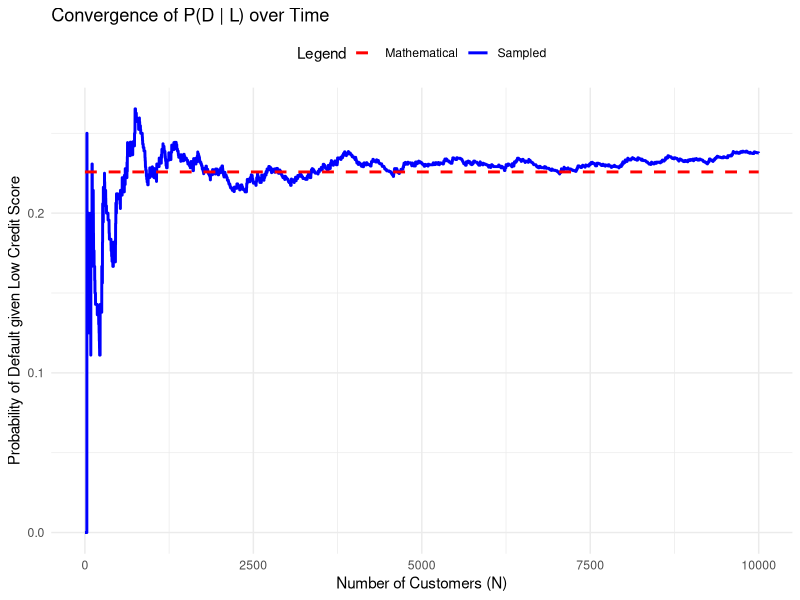

Write the R code that produced this figure.
## ---- chunk 1
P_D <- 0.04
P_ND <- 0.96
P_L_given_D <- 0.7
P_L_given_ND <- 0.1

#To calculate P_D_given_L we first need to calculate P_L
P_L <- P_L_given_D*P_D + P_L_given_ND*P_ND

#To find the P_D_given_L we use the Bayes' rule
P_D_given_L <- (P_L_given_D*P_D)/P_L

cat("Probability of Default given a Low Credit Score is", sprintf("%.2f%%", P_D_given_L * 100), "\n")

## ---- chunk 2
N <- 10000 # Defined 10000 customers
P_D <- 0.04
P_ND <- 0.96
P_L_given_D <- 0.7
P_L_given_ND <- 0.1 # Defined the given probabilities
## ---- chunk 3
customers <- data.frame(
  CustomerId = 1:N,
  Default = sample(c("D","ND"),N,replace = TRUE, prob = c(P_D,P_ND))
)
head(customers) #Ran the code just to see if the dataframe created is what I wanted
## ---- chunk 4
customers$Low_Credit_Score <- ifelse(customers$Default == "D",
                                  sample(c(TRUE,FALSE),N,replace=TRUE,
                                        prob = c(P_L_given_D, 1-P_L_given_D)),
                                  sample(c(TRUE,FALSE),N,replace = TRUE,
                                          prob = c(P_L_given_ND, 1-P_L_given_ND)))

head(customers) # Once again, to check what I have created
## ---- chunk 5
P_D_given_L_v2<-mean(customers$Low_Credit_Score == TRUE & customers$Default == "D" )/mean(customers$Low_Credit_Score == TRUE)

cat("Probability of Default given a Low Credit Score is", sprintf("%.2f%%", P_D_given_L_v2 * 100), "\n")
## ---- chunk 6
# Compute P_D_given_L_v2 for each value of N (from 1 to 10000)
P_D_given_L_v2_over_time <- sapply(1:N, function(n) {
  customers_sub <- customers[1:n, ]
  
  # Ensure no missing values for the probability calculation
  prob <- mean(customers_sub$Default == "D" & customers_sub$Low_Credit_Score == TRUE) /
          mean(customers_sub$Low_Credit_Score == TRUE)
  
  # Return NA for invalid probabilities (e.g., if the denominator is 0)
  if (is.nan(prob) || is.infinite(prob)) {
    return(NA)
  } else {
    return(prob)
  }
})

# Replace NA values with 0 (or any appropriate value)
P_D_given_L_v2_over_time[is.na(P_D_given_L_v2_over_time)] <- 0

# Prepare data for ggplot
time_data <- data.frame(
  N = 1:N,
  P_D_given_L_v2 = P_D_given_L_v2_over_time,
  P_D_given_L = P_D_given_L  # Theoretical constant value
)

# Plot using ggplot2
library(ggplot2)

ggplot(time_data, aes(x = N)) +
  geom_line(aes(y = P_D_given_L_v2, color = "Sampled"), linewidth = 1) +
  geom_line(aes(y = P_D_given_L, color = "Mathematical"), linetype = "dashed", linewidth = 1) +
  scale_color_manual(values = c("Sampled" = "blue", "Mathematical" = "red")) +
  labs(
    title = "Convergence of P(D | L) over Time",
    x = "Number of Customers (N)",
    y = "Probability of Default given Low Credit Score",
    color = "Legend"
  ) +
  theme_minimal() +
  theme(legend.position = "top")
